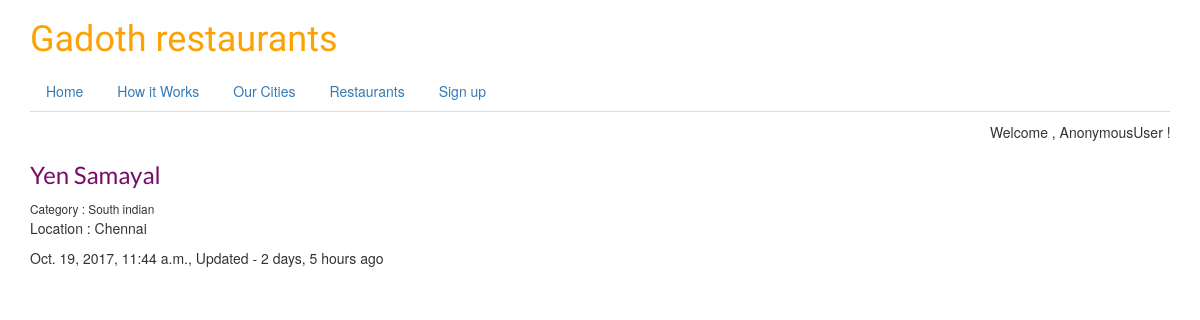
Page /restaurants/yen-samayal/ on the committed database.
### restaurants/models.py (models this page shows, shortened)
class restaurantLocations(models.Model):
    owner       = models.ForeignKey(User)
    name        = models.CharField(max_length=120)
    location    = models.CharField(max_length=120,null=True,blank=True)
    category    = models.CharField(max_length=120,null=True,blank=True,validators=[category_validator])
    created     = models.DateTimeField(auto_now_add=True,blank=True)
    modified    = models.DateTimeField(auto_now=True)
    slug        = models.SlugField(null=True,blank=True)

### restaurants/views.py (the view)
# urls.py: url(r'^(?P<slug>[\w-]+)/$', restaurantDetailview.as_view(),name='detail'),
class restaurantDetailview(DetailView):
    queryset = restaurantLocations.objects.all()
    template_name = 'restaurants/restaurants_detail.html'

### restaurants/templates/restaurants/restaurants_detail.html (shortened to what this page needs)
{% extends 'base.html' %}
{% block page %}
<h3> {{ object.name }} </h3>
<small> Category : {{ object.category }} </small>
<p>Location : {{ object.location }}</p>
<p>{{ object.created }}, Updated - {{ object.modified | timesince }} ago </p>
{% endblock %}

### static/css/style.css (style rules this page uses)
html { background-color: #ecf0f1; }
h3 { color: #770d66; font-family: 'Lato'; }

### rows in the picture
restaurantLocations: name "Yen Samayal", category "South indian", location "Chennai", created "Oct. 19, 2017, 11:44 a.m.", modified "2 days, 5 hours"

### other values in the picture
{{ greetings }} "Welcome"
{{ person|default:"friend" }} "AnonymousUser"
